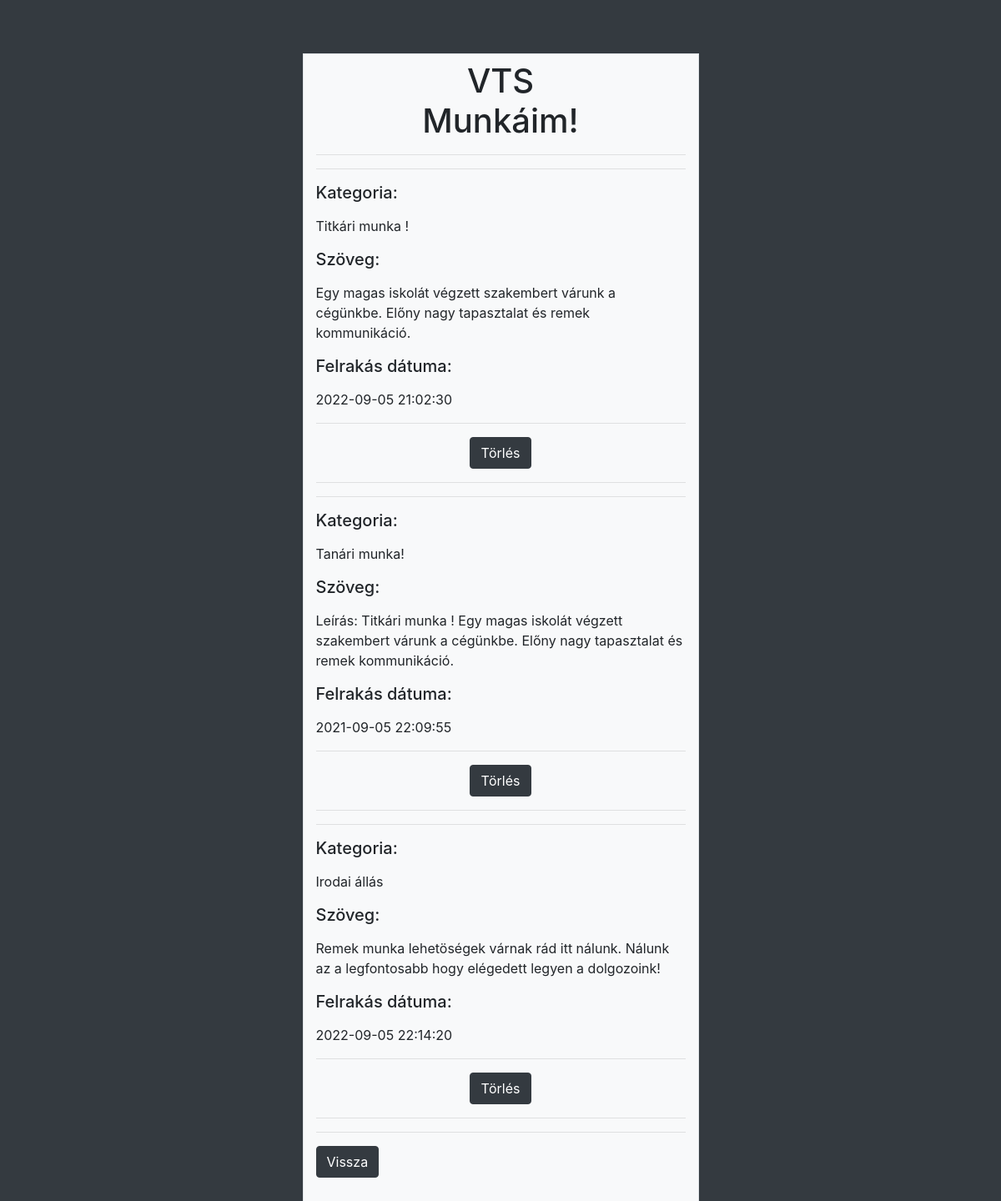
Page /Company_my_work.php (signed in) on the committed database.
### tables this page shows
CREATE TABLE `work` (
  `company_id` int(20) NOT NULL,
  `work_id` int(20) NOT NULL,
  `work_address` varchar(255) NOT NULL,
  `work_description` varchar(1000) NOT NULL,
  `work_category` varchar(255) NOT NULL,
  `work_money` varchar(255) NOT NULL,
  `work_date` datetime NOT NULL
);

### Company_my_work.php (the view, shortened to what this page needs)
<!doctype html>
<html>
<head>
    <link rel="stylesheet" href="https://stackpath.bootstrapcdn.com/bootstrap/4.1.3/css/bootstrap.min.css">
</head>
<body class="bg-dark">
<div class="container h-100">
    <div class="row h-100 mt-5 justify-content-center align-items-center">
        <div class="col-md-5 mt-3 pt-2 pb-5 align-self-center border bg-light">
            <h1><center><?php echo ucfirst($_SESSION['company_name']);?><br>
                    Munkáim!</center></h1><hr><hr>
            <form method="POST" action="<?php echo $_SERVER['PHP_SELF'];?>">
                <?php
                require_once 'config.php';
                $sql = 'select * from work ';
                $stmt2 = $pdo->prepare($sql);
                $stmt2->execute();
                $dates2 = $stmt2->fetchAll();
                $x = $_SESSION['company_id'];
                foreach ($dates2 as $dates):
                    if ($x == $dates['company_id']) { ?>
                        <div class="form-group">
                            <label for="email"><h5>Kategoria:</h5></label>
                            <p value="<?= $dates['work_category']; ?>"><?= $dates['work_category']; ?></p>
                        </div>
                        <div class="form-group">
                            <label for="email"><h5>Szöveg:</h5></label>
                            <p value="<?= $dates['work_description']; ?>"><?= $dates['work_description']; ?></p>
                        </div>
                        <div class="form-group">
                            <label for="email"><h5>Felrakás dátuma:</h5></label><br>
                            <p value="<?= $dates['work_date']; ?>"><?= $dates['work_date']; ?></p>
                        </div><hr>
                        <center><button type="submit" name="submit" class="btn btn-dark">Törlés</button></center><hr><hr>
                    <?php }endforeach;?>
                <a href="Company_identification%20.php" class="btn btn-dark">Vissza</a>
            </form>
        </div>
    </div>
</div>
</body>
</html>

### rows in the picture
work: work_category "Titkári munka !", work_description "Egy magas iskolát végzett szakembert várunk a cégünkbe. Előny nagy tapasztalat és remek kommunikáció.", work_date "2022-09-05 21:02:30"
work: work_category "Tanári munka!", work_description "Leírás: Titkári munka ! Egy magas iskolát végzett szakembert várunk a cégünkbe. Előny nagy tapasztalat és remek kommunikáció.", work_date "2021-09-05 22:09:55"
work: work_category "Irodai állás", work_description "Remek munka lehetöségek várnak rád itt nálunk. Nálunk az a legfontosabb hogy elégedett legyen a dolgozoink!", work_date "2022-09-05 22:14:20"

### other values in the picture
$_SESSION['company_name'] "VTS"
